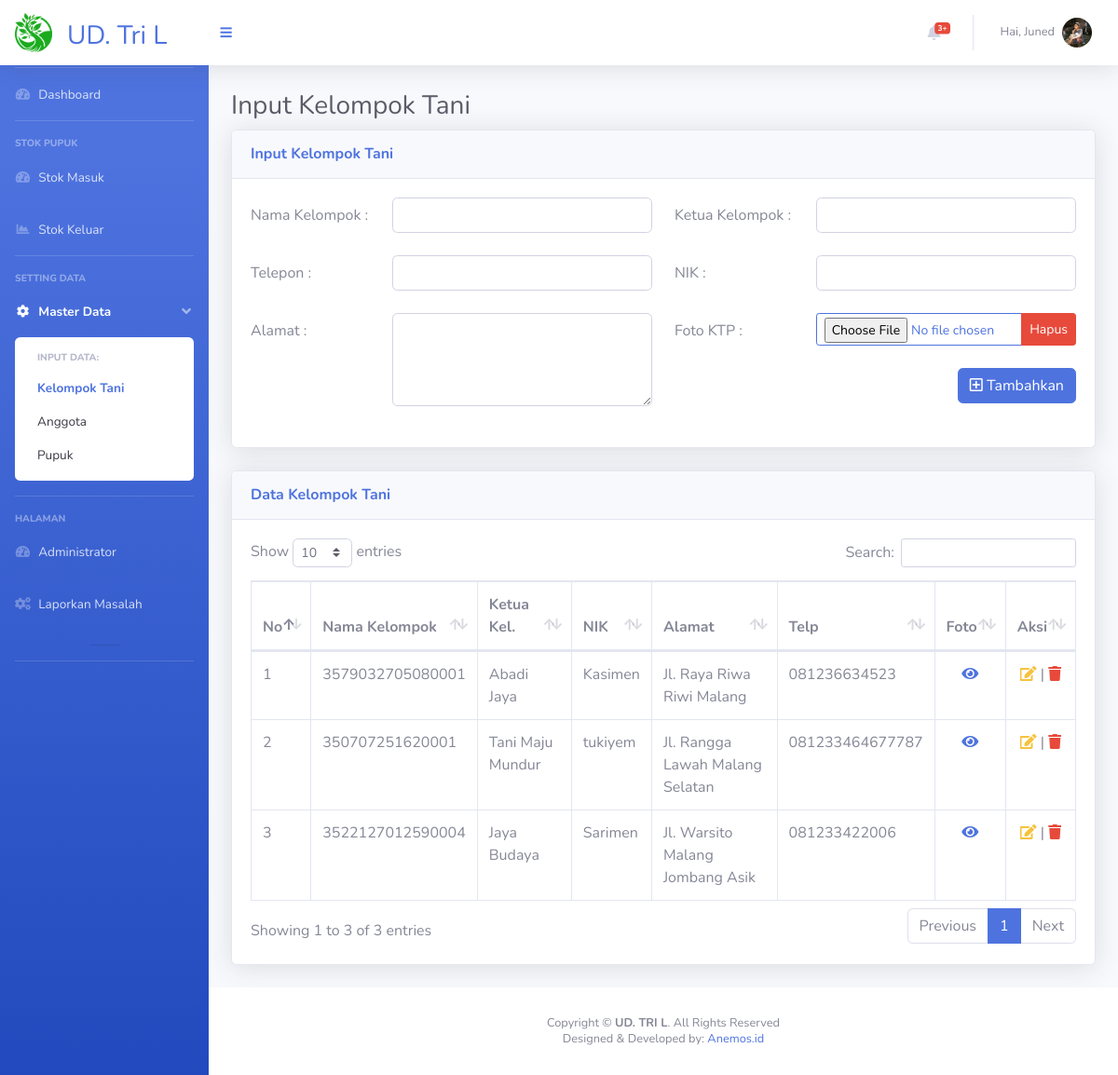
The app's page /page_kel_tani.php?m=4&n=2 (signed in) with its own data.
### tables this page shows
CREATE TABLE `data_kel_tani` (
  `ID_KT` int(50) NOT NULL,
  `NIK` varchar(50) DEFAULT NULL,
  `Nama_Kel` varchar(100) DEFAULT NULL,
  `Nama_Ketua` varchar(50) DEFAULT NULL,
  `Alamat` varchar(100) DEFAULT NULL,
  `Telp` varchar(50) DEFAULT NULL,
  `Foto` varchar(50) DEFAULT NULL
);

### page_kel_tani.php (the view, shortened to what this page needs)
<?php
include "connection.php";
if (isset($_SESSION['login'])) {
    ?>
<!DOCTYPE html>
<html lang="en">
<head>
    <link href="vendor/fontawesome-free/css/all.min.css" rel="stylesheet" type="text/css">
    <link href="css/sb-admin-2.min.css" rel="stylesheet">
    <link href="vendor/datatables/dataTables.bootstrap4.min.css" rel="stylesheet">
</head>
<body id="page-top">
    <div id="wrapper">
        <?php include "segment/sidebar.php";?>
        <div id="content-wrapper" class="d-flex flex-column">
            <div id="content">
                <?php include "segment/header.php";?>
                <div class="container-fluid">
                    <div class="d-sm-flex align-items-center justify-content-between ">
                        <h1 id="hu" class="h3 pp text-gray-800">Input Kelompok Tani</h1>
                    </div>
                    <div class="row">
                        <div class="col-xl-12 col-lg-12">
                            <div class="card shadow mb-4">
                                <div
                                    class="card-header py-3 d-flex flex-row align-items-center justify-content-between">
                                    <h6 class="m-0 font-weight-bold text-primary">Input Kelompok Tani</h6>
                                </div>
                                <div class="card-body">
                                    <form method="POST" action="addKelompok.php" enctype="multipart/form-data">
                                        <div class="row mb-2">
                                            <label for="namakel" class="col-sm-2 col-form-label"> Nama Kelompok :
                                            </label>
                                            <div class="col-sm-4">
                                                <input type="text" class="form-control" id="namakel" name="namakel"
                                                    required>
                                            </div>
                                            <label for="ketuakel" class="col-sm-2 col-form-label"> Ketua Kelompok :
                                            </label>
                                            <div class="col-sm-4">
                                                <input type="text" class="form-control" id="ketuakel" name="ketuakel"
                                                    required>
                                            </div>
                                        </div>
                                        <div class="row mb-2">
                                            <label for="telp" class="col-sm-2 col-form-label"> Telepon : </label>
                                            <div class="col-sm-4">
                                                <input type="number" class="form-control" id="telp" name="telp"
                                                    required>
                                            </div>
                                            <label for="nik" class="col-sm-2 col-form-label"> NIK : </label>
                                            <div class="col-sm-4">
                                                <input type="number" class="form-control" id="nik" name="nik" required>
                                            </div>
                                        </div>
                                        <div class="row mb-2">
                                            <label for="alamat" class="col-sm-2 col-form-label"> Alamat : </label>
                                            <div class="col-sm-4">
                                                <textarea class="form-control" style="height: 100px" id="alamat"
                                                    name="alamat" required></textarea>
                                            </div>
                                            <label class="col-sm-2 col-form-label"> Foto KTP : </label>
                                            <div class="col-sm-4">
                                                <div class="input-group mb-3">
                                                    <input type="file" id="pics" name="pics"
                                                        class="form-control btn btn-outline-primary btn-sm "
                                                        onchange="PreviewImage();">
                                                    <div class="input-group-append">
                                                        <button class="btn btn-danger btn-sm" type="button"
                                                            id="button-addon2" onclick="hapus();">Hapus </button>
                                                    </div>
                                                </div>
                                                <div class="float-right mt-2">
                                                    <button type="submit" class="btn btn-primary" name="tambah"><i
                                                            class="far fa-plus-square"></i> Tambahkan </button>
                                                </div>
                                            </div>
                                        </div>
                                    </form>
                                </div>
                            </div>
                        </div>
                        <div class="col-xl-12 col-lg-10">
                            <div class="card shadow mb-4">
                                <div
                                    class="card-header py-3 d-flex flex-row align-items-center justify-content-between">
                                    <h6 class="m-0 font-weight-bold text-primary">Data Kelompok Tani</h6>
                                </div>
                                <div class="card-body">
                                    <div class="table-responsive">
                                        <table class="table table-bordered" id="dataTable" width="100%" cellspacing="0">
                                            <thead>
                                                <tr>
                                                    <th scope="col">No</th>
                                                    <th scope="col">Nama Kelompok</th>
                                                    <th scope="col">Ketua Kel.</th>
                                                    <th scope="col">NIK</th>
                                                    <th scope="col">Alamat</th>
                                                    <th scope="col">Telp</th>
                                                    <th scope="col">Foto</th>
                                                    <th scope="col">Aksi</th>
                                                </tr>
                                            </thead>
                                            <tbody>
                                                <?php
$no = 1;
    $data = mysqli_query($conn, "SELECT * FROM data_kel_tani ORDER BY ID_KT DESC");
    foreach ($data as $all) {
        echo ('<tr><td>' . $no . '</td>');
        echo ('<td>' . $all['NIK'] . '</td>');
        echo ('<td>' . $all['Nama_Kel'] . '</td>');
        echo ('<td>' . $all['Nama_Ketua'] . '</td>');
        echo ('<td>' . $all['Alamat'] . '</td>');
        echo ('<td>' . $all['Telp'] . '</td>');
        echo ('<td><a href="" data-toggle="modal" data-target="#viewFoto');
        echo ($all['ID_KT'] . '"><center><i class="fas fa-eye" data-toggle="tooltip" data-placement="top" title="Lihat Foto"></i> </center>  </i></a></td>');
        echo ('<td><center><a href=page_edit_kel_tani.php?m=4&n=2&id=');
        echo ($all['ID_KT'] . '><span class="btn-icon-split text-warning"
                                                    data-toggle="tooltip" data-placement="top" title="Edit Data"><i
                                                        class="fas fa-edit"></i></span></a>
                                                <text> | </text><a href="" data-toggle="modal" data-target="#exampleModalCenter');
        echo ($all['ID_KT'] . '"><span class="btn-icon-split text-danger" data-toggle="tooltip" data-placement="left"
                                                        title="Hapus Data"><i class="fas fa-trash"></i></span></a></td>
                                                </center>
                                                </tr>');
        $no++;
        ?></tr>
                                                <?php }?>
                                            </tbody>
                                        </table>
                                    </div>
                                </div>
                            </div>
                        </div>
                    </div>
                </div>
            </div>
            <?php include "segment/footer.php";?>
        </div>
    </div>
</body>
</html>
<?php } else {
    header("Location: login.php");
    exit();
}?>

### records on screen
data_kel_tani: NIK "3579032705080001", Nama_Kel "Abadi Jaya", Nama_Ketua "Kasimen", Alamat "Jl. Raya Riwa Riwi Malang", Telp "081236634523"
data_kel_tani: NIK "350707251620001", Nama_Kel "Tani Maju Mundur", Nama_Ketua "tukiyem", Alamat "Jl. Rangga Lawah Malang Selatan", Telp "081233464677787"
data_kel_tani: NIK "3522127012590004", Nama_Kel "Jaya Budaya", Nama_Ketua "Sarimen", Alamat "Jl. Warsito Malang Jombang Asik", Telp "081233422006"

### other values on screen
$_SESSION['per'] "UD. Tri L"
$_SESSION['nama'] "Juned"
